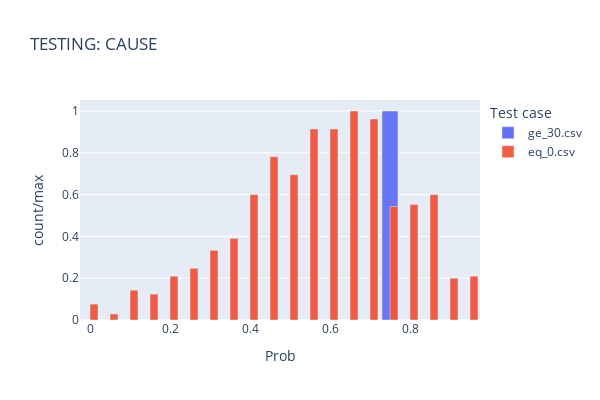
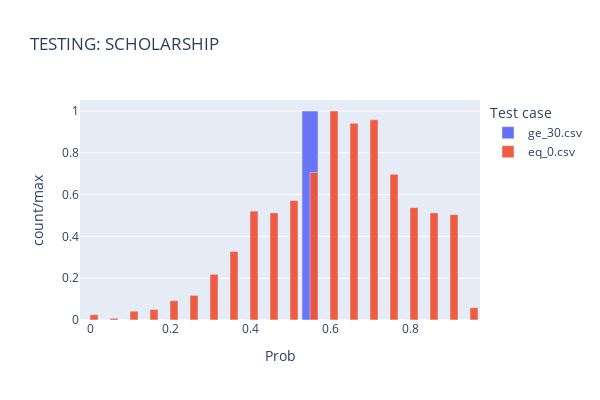
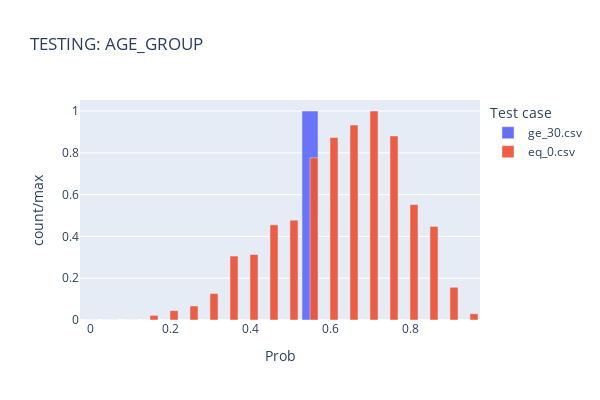
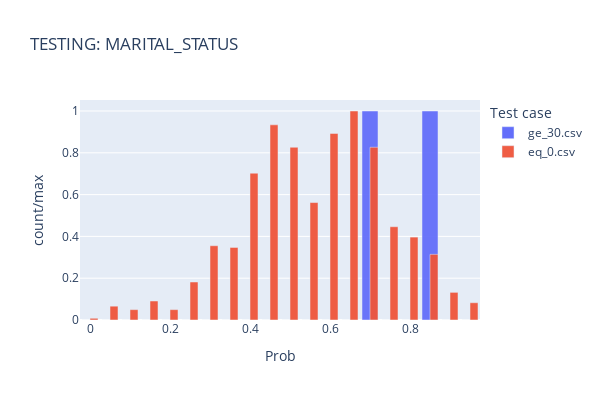

Notebook source saved alongside these figures, in order:
### Markdown cell above
## Testing

### Code cell
MODEL_NAME="iforest"
for VAR_NAME in ["CAUSE", "SCHOLARSHIP", "AGE_GROUP", "MARITAL_STATUS", "VULNERABILITY_FACTOR"]:
#for VAR_NAME in ["CAUSE"]:
    test_probs(VAR_NAME, MODEL_NAME)

### Figure 1 — Plotly figure (JSON) as saved in the notebook; plotly's stock layout.template omitted (floating-point values rounded to 4 significant figures)
{"data": [{"alignmentgroup": "True", "hovertemplate": "Test case=ge_30.csv<br>Prob=%{x}<br>count/max=%{y}<extra></extra>", "legendgroup": "ge_30.csv", "marker": {"color": "#636efa", "opacity": 0.95, "pattern": {"shape": ""}}, "name": "ge_30.csv", "offsetgroup": "ge_30.csv", "orientation": "v", "showlegend": true, "textposition": "auto", "type": "bar", "x": [0, 0.05, 0.1, 0.15, 0.2, 0.25, 0.3, 0.35, 0.4, 0.45, 0.5, 0.55, 0.6, 0.65, 0.7, 0.75, 0.8, 0.85, 0.9, 0.95], "xaxis": "x", "y": [0, 0, 0, 0, 0, 0, 0, 0, 0, 0, 0, 0, 0, 0, 0, 1, 0, 0, 0, 0], "yaxis": "y"}, {"name": "eq_0.csv", "opacity": 0.95, "type": "bar", "x": [0, 0.05, 0.1, 0.15, 0.2, 0.25, 0.3, 0.35, 0.4, 0.45, 0.5, 0.55, 0.6, 0.65, 0.7, 0.75, 0.8, 0.85, 0.9, 0.95], "y": [0.07619, 0.02857, 0.1429, 0.1238, 0.2095, 0.2476, 0.3333, 0.3905, 0.6, 0.781, 0.6952, 0.9143, 0.9143, 1, 0.9619, 0.5429, 0.5524, 0.6, 0.2, 0.2095]}], "layout": {"barmode": "group", "height": 400, "legend": {"title": {"text": "Test case"}, "tracegroupgap": 0}, "title": {"text": "TESTING: CAUSE"}, "width": 600, "xaxis": {"anchor": "y", "autorange": true, "domain": [0, 1], "range": [-0.025, 0.975], "title": {"text": "Prob"}, "type": "linear"}, "yaxis": {"anchor": "x", "autorange": true, "domain": [0, 1], "range": [0, 1.053], "title": {"text": "count/max"}, "type": "linear"}}}

### Figure 2 — Plotly figure (JSON) as saved in the notebook; plotly's stock layout.template omitted (floating-point values rounded to 4 significant figures)
{"data": [{"alignmentgroup": "True", "hovertemplate": "Test case=ge_30.csv<br>Prob=%{x}<br>count/max=%{y}<extra></extra>", "legendgroup": "ge_30.csv", "marker": {"color": "#636efa", "opacity": 0.95, "pattern": {"shape": ""}}, "name": "ge_30.csv", "offsetgroup": "ge_30.csv", "orientation": "v", "showlegend": true, "textposition": "auto", "type": "bar", "x": [0, 0.05, 0.1, 0.15, 0.2, 0.25, 0.3, 0.35, 0.4, 0.45, 0.5, 0.55, 0.6, 0.65, 0.7, 0.75, 0.8, 0.85, 0.9, 0.95], "xaxis": "x", "y": [0, 0, 0, 0, 0, 0, 0, 0, 0, 0, 0, 1, 0, 0, 0, 0, 0, 0, 0, 0], "yaxis": "y"}, {"name": "eq_0.csv", "opacity": 0.95, "type": "bar", "x": [0, 0.05, 0.1, 0.15, 0.2, 0.25, 0.3, 0.35, 0.4, 0.45, 0.5, 0.55, 0.6, 0.65, 0.7, 0.75, 0.8, 0.85, 0.9, 0.95], "y": [0.02521, 0.008403, 0.04202, 0.05042, 0.09244, 0.1176, 0.2185, 0.3277, 0.521, 0.5126, 0.5714, 0.7059, 1, 0.9412, 0.958, 0.6975, 0.5378, 0.5126, 0.5042, 0.05882]}], "layout": {"barmode": "group", "height": 400, "legend": {"title": {"text": "Test case"}, "tracegroupgap": 0}, "title": {"text": "TESTING: SCHOLARSHIP"}, "width": 600, "xaxis": {"anchor": "y", "autorange": true, "domain": [0, 1], "range": [-0.025, 0.975], "title": {"text": "Prob"}, "type": "linear"}, "yaxis": {"anchor": "x", "autorange": true, "domain": [0, 1], "range": [0, 1.053], "title": {"text": "count/max"}, "type": "linear"}}}

### Figure 3 — Plotly figure (JSON) as saved in the notebook; plotly's stock layout.template omitted (floating-point values rounded to 4 significant figures)
{"data": [{"alignmentgroup": "True", "hovertemplate": "Test case=ge_30.csv<br>Prob=%{x}<br>count/max=%{y}<extra></extra>", "legendgroup": "ge_30.csv", "marker": {"color": "#636efa", "opacity": 0.95, "pattern": {"shape": ""}}, "name": "ge_30.csv", "offsetgroup": "ge_30.csv", "orientation": "v", "showlegend": true, "textposition": "auto", "type": "bar", "x": [0, 0.05, 0.1, 0.15, 0.2, 0.25, 0.3, 0.35, 0.4, 0.45, 0.5, 0.55, 0.6, 0.65, 0.7, 0.75, 0.8, 0.85, 0.9, 0.95], "xaxis": "x", "y": [0, 0, 0, 0, 0, 0, 0, 0, 0, 0, 0, 1, 0, 0, 0, 0, 0, 0, 0, 0], "yaxis": "y"}, {"name": "eq_0.csv", "opacity": 0.95, "type": "bar", "x": [0, 0.05, 0.1, 0.15, 0.2, 0.25, 0.3, 0.35, 0.4, 0.45, 0.5, 0.55, 0.6, 0.65, 0.7, 0.75, 0.8, 0.85, 0.9, 0.95], "y": [0, 0, 0, 0.02239, 0.04478, 0.06716, 0.1269, 0.306, 0.3134, 0.4552, 0.4776, 0.7761, 0.8731, 0.9328, 1, 0.8806, 0.5522, 0.4478, 0.1567, 0.02985]}], "layout": {"barmode": "group", "height": 400, "legend": {"title": {"text": "Test case"}, "tracegroupgap": 0}, "title": {"text": "TESTING: AGE_GROUP"}, "width": 600, "xaxis": {"anchor": "y", "autorange": true, "domain": [0, 1], "range": [-0.025, 0.975], "title": {"text": "Prob"}, "type": "linear"}, "yaxis": {"anchor": "x", "autorange": true, "domain": [0, 1], "range": [0, 1.053], "title": {"text": "count/max"}, "type": "linear"}}}

### Figure 4 — Plotly figure (JSON) as saved in the notebook; plotly's stock layout.template omitted (floating-point values rounded to 4 significant figures)
{"data": [{"alignmentgroup": "True", "hovertemplate": "Test case=ge_30.csv<br>Prob=%{x}<br>count/max=%{y}<extra></extra>", "legendgroup": "ge_30.csv", "marker": {"color": "#636efa", "opacity": 0.95, "pattern": {"shape": ""}}, "name": "ge_30.csv", "offsetgroup": "ge_30.csv", "orientation": "v", "showlegend": true, "textposition": "auto", "type": "bar", "x": [0, 0.05, 0.1, 0.15, 0.2, 0.25, 0.3, 0.35, 0.4, 0.45, 0.5, 0.55, 0.6, 0.65, 0.7, 0.75, 0.8, 0.85, 0.9, 0.95], "xaxis": "x", "y": [0, 0, 0, 0, 0, 0, 0, 0, 0, 0, 0, 0, 0, 0, 1, 0, 0, 1, 0, 0], "yaxis": "y"}, {"name": "eq_0.csv", "opacity": 0.95, "type": "bar", "x": [0, 0.05, 0.1, 0.15, 0.2, 0.25, 0.3, 0.35, 0.4, 0.45, 0.5, 0.55, 0.6, 0.65, 0.7, 0.75, 0.8, 0.85, 0.9, 0.95], "y": [0.008264, 0.06612, 0.04959, 0.09091, 0.04959, 0.1818, 0.3554, 0.3471, 0.7025, 0.9339, 0.8264, 0.562, 0.8926, 1, 0.8264, 0.4463, 0.3967, 0.314, 0.1322, 0.08264]}], "layout": {"barmode": "group", "height": 400, "legend": {"title": {"text": "Test case"}, "tracegroupgap": 0}, "title": {"text": "TESTING: MARITAL_STATUS"}, "width": 600, "xaxis": {"anchor": "y", "autorange": true, "domain": [0, 1], "range": [-0.025, 0.975], "title": {"text": "Prob"}, "type": "linear"}, "yaxis": {"anchor": "x", "autorange": true, "domain": [0, 1], "range": [0, 1.053], "title": {"text": "count/max"}, "type": "linear"}}}
